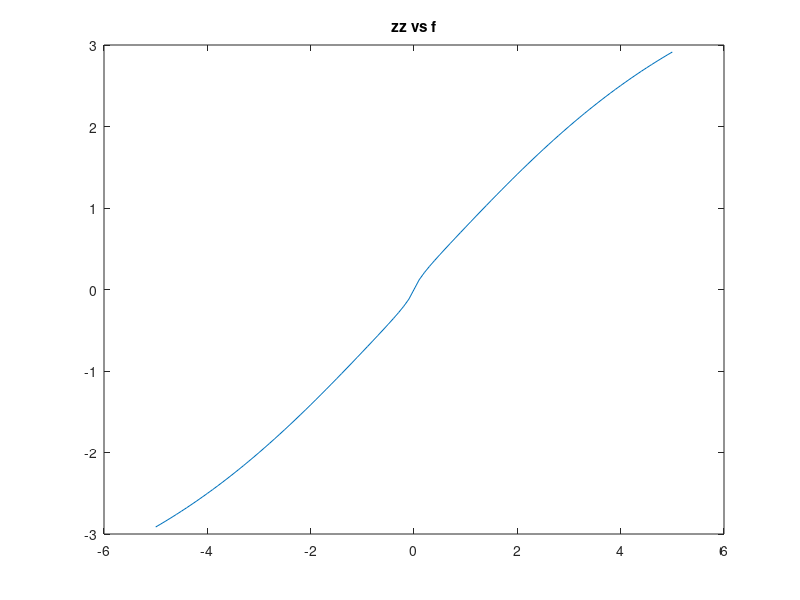
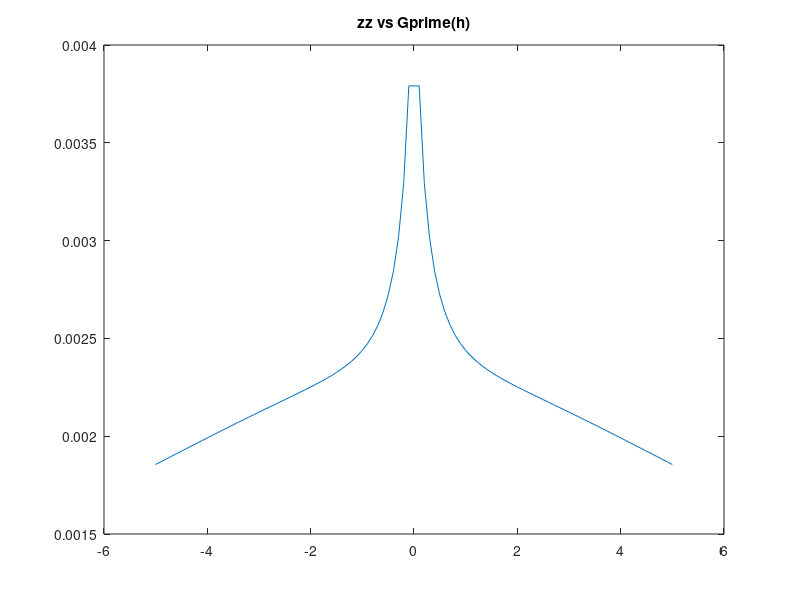

MATLAB code to generate these figures, in order:
function shakCodev4 % Optimised code

    tic
    clearvars;
    zz = -5:0.1:5;    
    zz = zz(zz ~= 0);
    zz = transpose(zz);

    n = max(size(zz));
    alpha = rand(n, 1);
    m = norm(sum(alpha)) / 2;

    y2 = iteratoverfuncnewton(alpha, zz, m, n);
    %subplot(2, 1, 1);
    figure;
    plot(zz, y2);
    title('zz vs Gprime(h)');

    elapsedTime = toc;
    disp(['Execution time: ' num2str(elapsedTime) ' seconds']);
    elapsedTime = toc / 60;
    fprintf('Time in mins: %.4f minutes\n', elapsedTime);

end

function y = iteratoverfuncnewton(alpha, zz, m, n)

    correctedvs = zeros(n, 1);
    valueArr = zeros(n, 1);

    for i = 1:max(size(zz))
        disp(zz(i));
        values = newton(zz(i), alpha, m, 25,zz,i);
        valueArr(i)=-imag(values^2);
        correctedvs(i) = -(imag((values^2) / (n * pi * zz(i))));
    end
    figure;
    plot(zz,valueArr);
    title('zz vs f');
    y = correctedvs;
end

function [y] = newton(z, alpha, m, iter,zz,i)

    guess = -1i;
    iterArr = [];
    fArr = zeros(iter, 1);
    for ii = 1:iter
        [f, fp] = func1examplenewt(z, alpha, m, guess);
       
        if (fp ~= 0)
            current = guess - f / fp;
            guess = current;
        end
    end
    y = guess;
end


function [y, dy] = func1examplenewt(z, alpha, m, guess)

    xp = 1;
    xp = xp .* (z - alpha * guess)';
    yp = sum(alpha .* xp ./ (z - alpha * guess));
    y = 2 * m * guess * xp - yp;
    % disp (y);
    rp = sum(alpha .* alpha .* xp ./ (z - alpha * guess) .* (z - alpha * guess), 1);
    dy = 2 * m * (xp - guess * yp) + rp;
end
